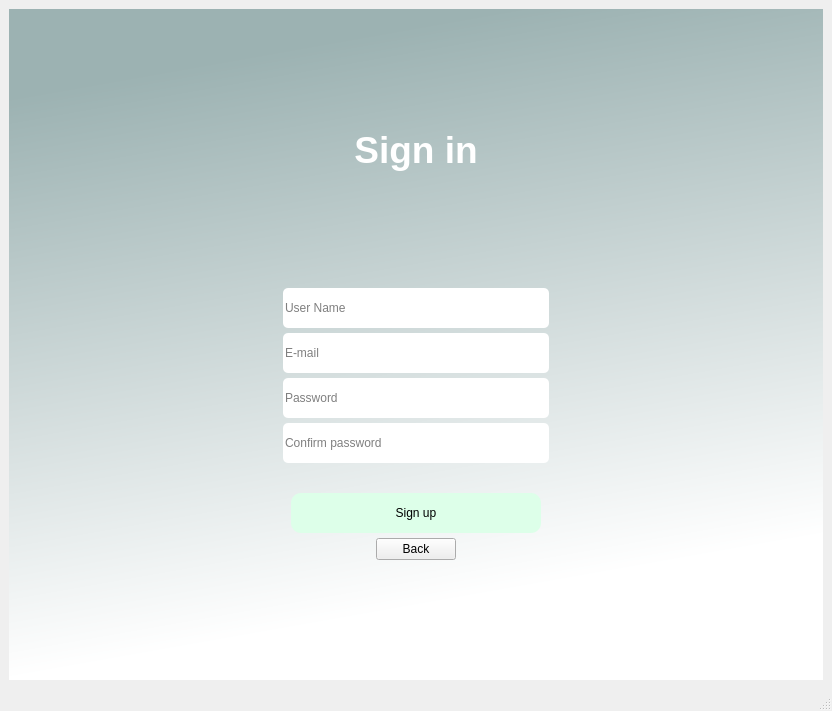
<?xml version="1.0" encoding="UTF-8"?>
<ui version="4.0">
 <class>MainWindow</class>
 <widget class="QMainWindow" name="MainWindow">
  <property name="geometry">
   <rect>
    <x>0</x>
    <y>0</y>
    <width>832</width>
    <height>711</height>
   </rect>
  </property>
  <property name="windowTitle">
   <string>MainWindow</string>
  </property>
  <property name="windowOpacity">
   <double>1.000000000000000</double>
  </property>
  <widget class="QWidget" name="centralwidget">
   <layout class="QHBoxLayout" name="horizontalLayout">
    <item>
     <widget class="QWidget" name="verticalWidget" native="true">
      <property name="styleSheet">
       <string notr="true">QWidget#verticalWidget{
background-color:qlineargradient(spread:pad, x1:0, y1:0, x2:0.207, y2:0.954545, stop:0.132159 rgba(156, 178, 178, 255), stop:1 rgba(255, 255, 255, 255))}</string>
      </property>
      <layout class="QHBoxLayout" name="horizontalLayout_3">
       <property name="spacing">
        <number>5</number>
       </property>
       <item>
        <layout class="QVBoxLayout" name="verticalLayout_2" stretch="0,0,0,0,0,0,0,0,0,0,0">
         <property name="spacing">
          <number>5</number>
         </property>
         <item>
          <spacer name="verticalSpacer">
           <property name="orientation">
            <enum>Qt::Vertical</enum>
           </property>
           <property name="sizeHint" stdset="0">
            <size>
             <width>20</width>
             <height>40</height>
            </size>
           </property>
          </spacer>
         </item>
         <item>
          <layout class="QHBoxLayout" name="horizontalLayout_2">
           <item>
            <widget class="QLabel" name="label">
             <property name="text">
              <string>&lt;html&gt;&lt;head/&gt;&lt;body&gt;&lt;p align=&quot;center&quot;&gt;&lt;span style=&quot; font-size:28pt; font-weight:600; color:#ffffff;&quot;&gt;Sign in&lt;/span&gt;&lt;/p&gt;&lt;/body&gt;&lt;/html&gt;</string>
             </property>
            </widget>
           </item>
          </layout>
         </item>
         <item>
          <spacer name="verticalSpacer_2">
           <property name="orientation">
            <enum>Qt::Vertical</enum>
           </property>
           <property name="sizeHint" stdset="0">
            <size>
             <width>20</width>
             <height>40</height>
            </size>
           </property>
          </spacer>
         </item>
         <item>
          <layout class="QHBoxLayout" name="horizontalLayout_4">
           <item>
            <spacer name="horizontalSpacer">
             <property name="orientation">
              <enum>Qt::Horizontal</enum>
             </property>
             <property name="sizeHint" stdset="0">
              <size>
               <width>40</width>
               <height>20</height>
              </size>
             </property>
            </spacer>
           </item>
           <item>
            <widget class="QLineEdit" name="user_name_line">
             <property name="minimumSize">
              <size>
               <width>250</width>
               <height>40</height>
              </size>
             </property>
             <property name="toolTip">
              <string/>
             </property>
             <property name="styleSheet">
              <string notr="true">background-color: rgb(255, 255, 255);
border-radius:5px;
</string>
             </property>
             <property name="text">
              <string/>
             </property>
             <property name="frame">
              <bool>false</bool>
             </property>
             <property name="placeholderText">
              <string>User Name</string>
             </property>
            </widget>
           </item>
           <item>
            <spacer name="horizontalSpacer_2">
             <property name="orientation">
              <enum>Qt::Horizontal</enum>
             </property>
             <property name="sizeHint" stdset="0">
              <size>
               <width>40</width>
               <height>20</height>
              </size>
             </property>
            </spacer>
           </item>
          </layout>
         </item>
         <item>
          <layout class="QHBoxLayout" name="horizontalLayout_5">
           <item>
            <spacer name="horizontalSpacer_3">
             <property name="orientation">
              <enum>Qt::Horizontal</enum>
             </property>
             <property name="sizeHint" stdset="0">
              <size>
               <width>40</width>
               <height>20</height>
              </size>
             </property>
            </spacer>
           </item>
           <item>
            <widget class="QLineEdit" name="email_line">
             <property name="minimumSize">
              <size>
               <width>250</width>
               <height>40</height>
              </size>
             </property>
             <property name="toolTip">
              <string/>
             </property>
             <property name="autoFillBackground">
              <bool>false</bool>
             </property>
             <property name="styleSheet">
              <string notr="true">background-color: rgb(255, 255, 255);
border-radius:5px;
</string>
             </property>
             <property name="text">
              <string/>
             </property>
             <property name="frame">
              <bool>false</bool>
             </property>
             <property name="placeholderText">
              <string>E-mail</string>
             </property>
            </widget>
           </item>
           <item>
            <spacer name="horizontalSpacer_4">
             <property name="orientation">
              <enum>Qt::Horizontal</enum>
             </property>
             <property name="sizeHint" stdset="0">
              <size>
               <width>40</width>
               <height>20</height>
              </size>
             </property>
            </spacer>
           </item>
          </layout>
         </item>
         <item>
          <layout class="QHBoxLayout" name="horizontalLayout_6">
           <item>
            <spacer name="horizontalSpacer_5">
             <property name="orientation">
              <enum>Qt::Horizontal</enum>
             </property>
             <property name="sizeHint" stdset="0">
              <size>
               <width>40</width>
               <height>20</height>
              </size>
             </property>
            </spacer>
           </item>
           <item>
            <widget class="QLineEdit" name="password_line">
             <property name="minimumSize">
              <size>
               <width>250</width>
               <height>40</height>
              </size>
             </property>
             <property name="toolTip">
              <string/>
             </property>
             <property name="styleSheet">
              <string notr="true">background-color: rgb(255, 255, 255);
border-radius:5px;
</string>
             </property>
             <property name="text">
              <string/>
             </property>
             <property name="frame">
              <bool>false</bool>
             </property>
             <property name="placeholderText">
              <string>Password</string>
             </property>
            </widget>
           </item>
           <item>
            <spacer name="horizontalSpacer_6">
             <property name="orientation">
              <enum>Qt::Horizontal</enum>
             </property>
             <property name="sizeHint" stdset="0">
              <size>
               <width>40</width>
               <height>20</height>
              </size>
             </property>
            </spacer>
           </item>
          </layout>
         </item>
         <item>
          <layout class="QHBoxLayout" name="horizontalLayout_7">
           <item>
            <spacer name="horizontalSpacer_7">
             <property name="orientation">
              <enum>Qt::Horizontal</enum>
             </property>
             <property name="sizeHint" stdset="0">
              <size>
               <width>40</width>
               <height>20</height>
              </size>
             </property>
            </spacer>
           </item>
           <item>
            <widget class="QLineEdit" name="confirm_password_line">
             <property name="minimumSize">
              <size>
               <width>250</width>
               <height>40</height>
              </size>
             </property>
             <property name="toolTip">
              <string/>
             </property>
             <property name="autoFillBackground">
              <bool>false</bool>
             </property>
             <property name="styleSheet">
              <string notr="true">background-color: rgb(255, 255, 255);
border-radius:5px;
</string>
             </property>
             <property name="text">
              <string/>
             </property>
             <property name="frame">
              <bool>false</bool>
             </property>
             <property name="placeholderText">
              <string>Confirm password</string>
             </property>
            </widget>
           </item>
           <item>
            <spacer name="horizontalSpacer_8">
             <property name="orientation">
              <enum>Qt::Horizontal</enum>
             </property>
             <property name="sizeHint" stdset="0">
              <size>
               <width>40</width>
               <height>20</height>
              </size>
             </property>
            </spacer>
           </item>
          </layout>
         </item>
         <item>
          <layout class="QHBoxLayout" name="horizontalLayout_8">
           <item>
            <spacer name="horizontalSpacer_9">
             <property name="orientation">
              <enum>Qt::Horizontal</enum>
             </property>
             <property name="sizeHint" stdset="0">
              <size>
               <width>40</width>
               <height>20</height>
              </size>
             </property>
            </spacer>
           </item>
           <item>
            <widget class="QLabel" name="create_user_label">
             <property name="minimumSize">
              <size>
               <width>250</width>
               <height>15</height>
              </size>
             </property>
             <property name="maximumSize">
              <size>
               <width>16777215</width>
               <height>15</height>
              </size>
             </property>
             <property name="font">
              <font>
               <pointsize>7</pointsize>
               <italic>true</italic>
              </font>
             </property>
             <property name="text">
              <string/>
             </property>
            </widget>
           </item>
           <item>
            <spacer name="horizontalSpacer_10">
             <property name="orientation">
              <enum>Qt::Horizontal</enum>
             </property>
             <property name="sizeHint" stdset="0">
              <size>
               <width>40</width>
               <height>20</height>
              </size>
             </property>
            </spacer>
           </item>
          </layout>
         </item>
         <item>
          <layout class="QHBoxLayout" name="horizontalLayout_9">
           <item>
            <spacer name="horizontalSpacer_11">
             <property name="orientation">
              <enum>Qt::Horizontal</enum>
             </property>
             <property name="sizeHint" stdset="0">
              <size>
               <width>40</width>
               <height>20</height>
              </size>
             </property>
            </spacer>
           </item>
           <item>
            <widget class="QPushButton" name="signup_button">
             <property name="minimumSize">
              <size>
               <width>250</width>
               <height>40</height>
              </size>
             </property>
             <property name="cursor">
              <cursorShape>PointingHandCursor</cursorShape>
             </property>
             <property name="mouseTracking">
              <bool>false</bool>
             </property>
             <property name="styleSheet">
              <string notr="true">border-radius:10px;
background-color:rgb(221, 255, 233);</string>
             </property>
             <property name="text">
              <string>Sign up</string>
             </property>
            </widget>
           </item>
           <item>
            <spacer name="horizontalSpacer_12">
             <property name="orientation">
              <enum>Qt::Horizontal</enum>
             </property>
             <property name="sizeHint" stdset="0">
              <size>
               <width>40</width>
               <height>20</height>
              </size>
             </property>
            </spacer>
           </item>
          </layout>
         </item>
         <item>
          <layout class="QHBoxLayout" name="horizontalLayout_10">
           <item>
            <spacer name="horizontalSpacer_13">
             <property name="orientation">
              <enum>Qt::Horizontal</enum>
             </property>
             <property name="sizeHint" stdset="0">
              <size>
               <width>40</width>
               <height>20</height>
              </size>
             </property>
            </spacer>
           </item>
           <item>
            <widget class="QPushButton" name="back_button">
             <property name="text">
              <string>Back</string>
             </property>
             <property name="autoDefault">
              <bool>true</bool>
             </property>
            </widget>
           </item>
           <item>
            <spacer name="horizontalSpacer_14">
             <property name="orientation">
              <enum>Qt::Horizontal</enum>
             </property>
             <property name="sizeHint" stdset="0">
              <size>
               <width>40</width>
               <height>20</height>
              </size>
             </property>
            </spacer>
           </item>
          </layout>
         </item>
         <item>
          <spacer name="verticalSpacer_3">
           <property name="orientation">
            <enum>Qt::Vertical</enum>
           </property>
           <property name="sizeHint" stdset="0">
            <size>
             <width>20</width>
             <height>40</height>
            </size>
           </property>
          </spacer>
         </item>
        </layout>
       </item>
      </layout>
     </widget>
    </item>
   </layout>
  </widget>
  <widget class="QMenuBar" name="menubar">
   <property name="geometry">
    <rect>
     <x>0</x>
     <y>0</y>
     <width>832</width>
     <height>26</height>
    </rect>
   </property>
  </widget>
  <widget class="QStatusBar" name="statusbar"/>
 </widget>
 <resources/>
 <connections/>
</ui>
